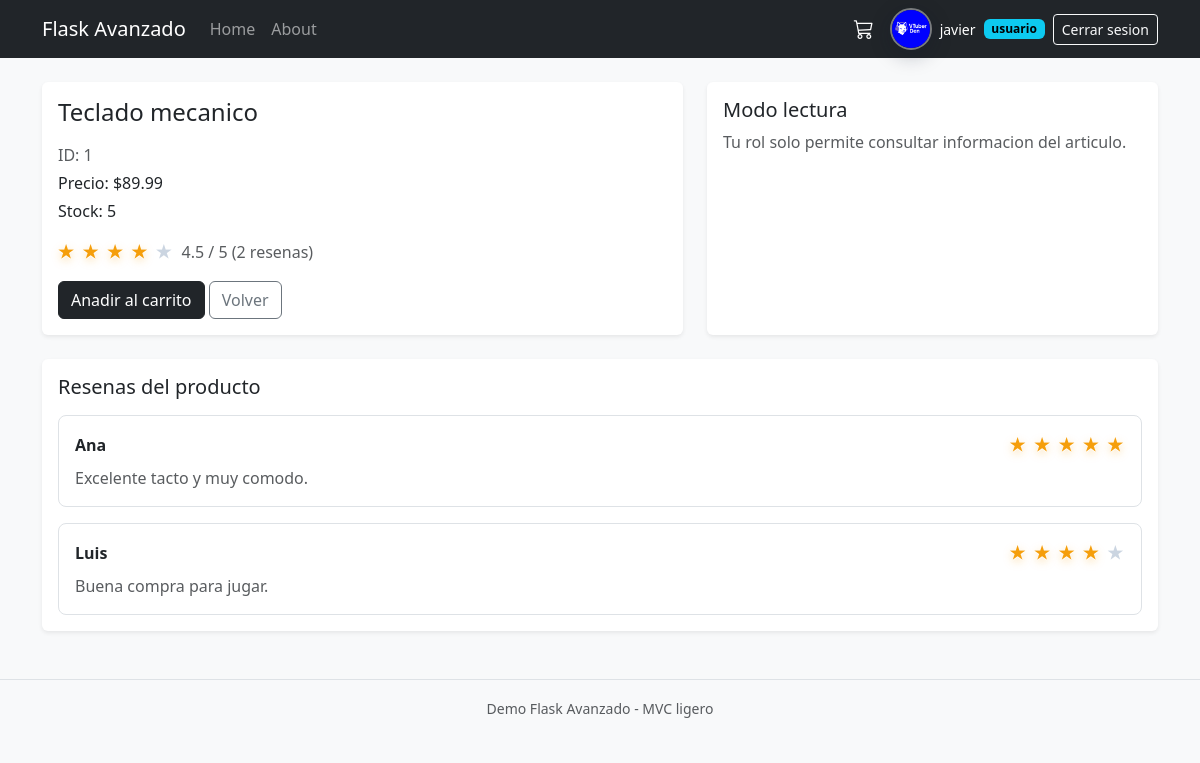
The app's page /item/1 (signed in) with its own data.
### tables this page shows
CREATE TABLE items (
                    id INTEGER PRIMARY KEY AUTOINCREMENT,
                    nombre TEXT NOT NULL,
                    precio REAL NOT NULL,
                    stock INTEGER NOT NULL DEFAULT 0
                );

CREATE TABLE reviews (
                    id INTEGER PRIMARY KEY AUTOINCREMENT,
                    item_id INTEGER NOT NULL,
                    autor TEXT NOT NULL,
                    comentario TEXT NOT NULL,
                    estrellas INTEGER NOT NULL CHECK (estrellas BETWEEN 1 AND 5),
                    created_at TEXT NOT NULL DEFAULT CURRENT_TIMESTAMP,
                    FOREIGN KEY (item_id) REFERENCES items(id) ON DELETE CASCADE
                );

### proyecto_avanzado/routes/web.py (the view)
@web_bp.route("/item/<int:item_id>")
def item_detalle(item_id: int):
    item = items_service.get_item(item_id)
    if not item:
        abort(404)
    promedio = item.promedio_estrellas()
    return render_template(
        "detalle_item.html",
        title=f"Item {item_id}",
        item=item,
        promedio_estrellas=round(promedio, 1),
        promedio_redondeado=int(round(promedio)),
        total_resenas=len(item.resenas),
        can_manage=_is_admin(),
    )

### proyecto_avanzado/__init__.py (called while the page is built)
def create_app() -> Flask:
    app = Flask(__name__, template_folder="templates")
    app.config.from_object(DevConfig)
    app.register_blueprint(web_bp)  # HTML
    app.register_blueprint(auth_bp, url_prefix="/auth")  # Auth
    app.register_blueprint(api_bp, url_prefix="/api")  # JSON
    @app.context_processor
    def inject_cart_badge():  # type: ignore[no-untyped-def]
        from flask import session
        user_id = session.get("user_id")
        if not user_id:
            return {"cart_badge_count": 0}
        return {"cart_badge_count": cart_service.cart_count(int(user_id))}
    @app.before_request
    def _log_request():  # type: ignore[no-untyped-def]
        if app.config.get("ECHO_LOGS", False):
            from flask import request
            print(f"[REQ] {request.method} {request.path}")
    return app

### proyecto_avanzado/controllers/cart.py (called while the page is built)
    def _get_or_create_cart_id(self, user_id: int) -> int:
        with get_conn() as conn:
            row = conn.execute("SELECT id FROM carts WHERE user_id = ?", (user_id,)).fetchone()
            if row:
                return int(row["id"])
            cursor = conn.execute("INSERT INTO carts (user_id) VALUES (?)", (user_id,))
            conn.commit()
            return int(cursor.lastrowid)

    def cart_count(self, user_id: int) -> int:
        cart_id = self._get_or_create_cart_id(user_id)
        with get_conn() as conn:
            row = conn.execute(
                "SELECT COALESCE(SUM(cantidad), 0) AS total FROM cart_items WHERE cart_id = ?",
                (cart_id,),
            ).fetchone()
            return int(row["total"])

### proyecto_avanzado/controllers/db.py (called while the page is built)
def get_conn() -> sqlite3.Connection:
    conn = sqlite3.connect(DB_PATH)
    conn.row_factory = sqlite3.Row
    conn.execute("PRAGMA foreign_keys = ON;")
    return conn

### proyecto_avanzado/controllers/items.py (called while the page is built)
    def _get_conn(self) -> sqlite3.Connection:
        return get_conn()

    def _get_reviews_for_item(self, conn: sqlite3.Connection, item_id: int) -> List[Review]:
        rows = conn.execute(
            """
            SELECT autor, comentario, estrellas
            FROM reviews
            WHERE item_id = ?
            ORDER BY id DESC
            """,
            (item_id,),
        ).fetchall()
        return [
            Review(autor=row["autor"], comentario=row["comentario"], estrellas=row["estrellas"])
            for row in rows
        ]

### proyecto_avanzado/models.py (called while the page is built)
    def promedio_estrellas(self) -> float:
        if not self.resenas:
            return 0.0
        return sum(r.estrellas for r in self.resenas) / len(self.resenas)

### proyecto_avanzado/templates/detalle_item.html (shortened to what this page needs)
{% extends 'base.html' %}{% block content %}
  <div class="row g-4">
    <div class="col-lg-7">
      <div class="card shadow-sm h-100">
        <div class="card-body">
          <h2 class="h4 mb-3">{{ item.nombre }}</h2>
          <p class="text-muted mb-1">ID: {{ item.id }}</p>
          <p class="mb-1">Precio: ${{ "%.2f"|format(item.precio) }}</p>
          <p class="mb-3">Stock: {{ item.stock }}</p>
          <div class="d-flex align-items-center gap-2 mb-3">
            <span class="stars-display">
              {% for i in range(1, 6) %}
                <span class="{{ 'on' if i <= promedio_redondeado else 'off' }}">&#9733;</span>
              {% endfor %}
            </span>
            <span class="text-muted">{{ promedio_estrellas }} / 5 ({{ total_resenas }} resenas)</span>
          </div>
          {% if session.get('user_id') %}
            <form action="{{ url_for('web.carrito_add', item_id=item.id) }}" method="post" class="d-inline">
              <button class="btn btn-dark" type="submit">Anadir al carrito</button>
            </form>
          {% else %}
            <a href="{{ url_for('auth.login_view') }}" class="btn btn-dark">Inicia sesion para comprar</a>
          {% endif %}
          <a href="{{ url_for('web.home') }}" class="btn btn-outline-secondary">Volver</a>
        </div>
      </div>
    </div>
    <div class="col-lg-5">
      <div class="card shadow-sm h-100">
        <div class="card-body">
          {% if can_manage %}
            <h5 class="mb-3">Nueva resena</h5>
            <form action="{{ url_for('web.crear_resena', item_id=item.id) }}" method="post" class="row gy-3">
              <div class="col-12">
                <label class="form-label">Nombre</label>
                <input name="autor" class="form-control" required>
              </div>
              <div class="col-12">
                <label class="form-label">Comentario</label>
                <textarea name="comentario" class="form-control" rows="3" required></textarea>
              </div>
              <div class="col-12">
                <label class="form-label d-block">Puntuacion</label>
                <div class="rating-input" aria-label="Puntuacion por estrellas">
                  <input id="s5" name="estrellas" type="radio" value="5" checked><label for="s5">&#9733;</label>
                  <input id="s4" name="estrellas" type="radio" value="4"><label for="s4">&#9733;</label>
                  <input id="s3" name="estrellas" type="radio" value="3"><label for="s3">&#9733;</label>
                  <input id="s2" name="estrellas" type="radio" value="2"><label for="s2">&#9733;</label>
                  <input id="s1" name="estrellas" type="radio" value="1"><label for="s1">&#9733;</label>
                </div>
              </div>
              <div class="col-12">
                <button class="btn btn-dark w-100" type="submit">Publicar resena</button>
              </div>
            </form>
          {% else %}
            <h5 class="mb-2">Modo lectura</h5>
            <p class="text-muted mb-0">Tu rol solo permite consultar informacion del articulo.</p>
          {% endif %}
        </div>
      </div>
    </div>
  </div>
  <div class="card shadow-sm mt-4">
    <div class="card-body">
      <h5 class="mb-3">Resenas del producto</h5>
      {% if item.resenas %}
        <div class="vstack gap-3">
          {% for resena in item.resenas|reverse %}
            <div class="border rounded-3 p-3 bg-white">
              <div class="d-flex justify-content-between align-items-center mb-2">
                <strong>{{ resena.autor }}</strong>
                <span class="stars-display">
                  {% for i in range(1, 6) %}
                    <span class="{{ 'on' if i <= resena.estrellas else 'off' }}">&#9733;</span>
                  {% endfor %}
                </span>
              </div>
              <p class="mb-0 text-muted">{{ resena.comentario }}</p>
            </div>
          {% endfor %}
        </div>
      {% else %}
        <p class="text-muted mb-0">Aun no hay resenas para este producto.</p>
      {% endif %}
    </div>
  </div>
{% endblock %}

### proyecto_avanzado/templates/base.html (style rules this page uses)
body { font-family: 'Segoe UI', sans-serif; background: #f6f7fb; }
.card { border: none; }
.stars-display { letter-spacing: .14rem; font-size: 1.08rem; font-weight: 700; }
.stars-display .on { color: #f59e0b; text-shadow: 0 1px 0 #fff, 0 3px 10px rgba(245, 158, 11, .35); }
.stars-display .off { color: #cbd5e1; }

### records on screen
items: nombre "Teclado mecanico", id "1", precio "89.99", stock "5"
reviews: autor "Ana", comentario "Excelente tacto y muy comodo."
reviews: autor "Luis", comentario "Buena compra para jugar."

### other values on screen
{{ session.get('display_name') }} "javier"
{{ session.get('role', 'usuario') }} "usuario"
{{ promedio_estrellas }} "4.5"
{{ total_resenas }} "2"
